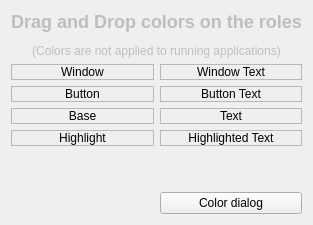
        <widget class="QWidget" name="Colors">
         <layout class="QGridLayout" name="gridLayout_11">
          <item row="1" column="0">
           <widget class="QLabel" name="role_window">
            <property name="acceptDrops">
             <bool>true</bool>
            </property>
            <property name="autoFillBackground">
             <bool>true</bool>
            </property>
            <property name="frameShape">
             <enum>QFrame::StyledPanel</enum>
            </property>
            <property name="text">
             <string>Window</string>
            </property>
            <property name="alignment">
             <set>Qt::AlignCenter</set>
            </property>
            <property name="margin">
             <number>8</number>
            </property>
            <property name="textInteractionFlags">
             <set>Qt::NoTextInteraction</set>
            </property>
           </widget>
          </item>
          <item row="1" column="1">
           <widget class="QLabel" name="role_windowText">
            <property name="acceptDrops">
             <bool>true</bool>
            </property>
            <property name="autoFillBackground">
             <bool>true</bool>
            </property>
            <property name="frameShape">
             <enum>QFrame::StyledPanel</enum>
            </property>
            <property name="text">
             <string>Window Text</string>
            </property>
            <property name="alignment">
             <set>Qt::AlignCenter</set>
            </property>
            <property name="margin">
             <number>8</number>
            </property>
            <property name="textInteractionFlags">
             <set>Qt::NoTextInteraction</set>
            </property>
           </widget>
          </item>
          <item row="2" column="0">
           <widget class="QLabel" name="role_button">
            <property name="acceptDrops">
             <bool>true</bool>
            </property>
            <property name="autoFillBackground">
             <bool>true</bool>
            </property>
            <property name="frameShape">
             <enum>QFrame::StyledPanel</enum>
            </property>
            <property name="text">
             <string>Button</string>
            </property>
            <property name="alignment">
             <set>Qt::AlignCenter</set>
            </property>
            <property name="margin">
             <number>8</number>
            </property>
            <property name="textInteractionFlags">
             <set>Qt::NoTextInteraction</set>
            </property>
           </widget>
          </item>
          <item row="2" column="1">
           <widget class="QLabel" name="role_buttonText">
            <property name="acceptDrops">
             <bool>true</bool>
            </property>
            <property name="autoFillBackground">
             <bool>true</bool>
            </property>
            <property name="frameShape">
             <enum>QFrame::StyledPanel</enum>
            </property>
            <property name="text">
             <string>Button Text</string>
            </property>
            <property name="alignment">
             <set>Qt::AlignCenter</set>
            </property>
            <property name="margin">
             <number>8</number>
            </property>
            <property name="textInteractionFlags">
             <set>Qt::NoTextInteraction</set>
            </property>
           </widget>
          </item>
          <item row="3" column="0">
           <widget class="QLabel" name="role_base">
            <property name="acceptDrops">
             <bool>true</bool>
            </property>
            <property name="autoFillBackground">
             <bool>true</bool>
            </property>
            <property name="frameShape">
             <enum>QFrame::StyledPanel</enum>
            </property>
            <property name="text">
             <string>Base</string>
            </property>
            <property name="alignment">
             <set>Qt::AlignCenter</set>
            </property>
            <property name="margin">
             <number>8</number>
            </property>
            <property name="textInteractionFlags">
             <set>Qt::NoTextInteraction</set>
            </property>
           </widget>
          </item>
          <item row="3" column="1">
           <widget class="QLabel" name="role_text">
            <property name="acceptDrops">
             <bool>true</bool>
            </property>
            <property name="autoFillBackground">
             <bool>true</bool>
            </property>
            <property name="frameShape">
             <enum>QFrame::StyledPanel</enum>
            </property>
            <property name="text">
             <string>Text</string>
            </property>
            <property name="alignment">
             <set>Qt::AlignCenter</set>
            </property>
            <property name="margin">
             <number>8</number>
            </property>
            <property name="textInteractionFlags">
             <set>Qt::NoTextInteraction</set>
            </property>
           </widget>
          </item>
          <item row="4" column="0">
           <widget class="QLabel" name="role_highlight">
            <property name="acceptDrops">
             <bool>true</bool>
            </property>
            <property name="autoFillBackground">
             <bool>true</bool>
            </property>
            <property name="frameShape">
             <enum>QFrame::StyledPanel</enum>
            </property>
            <property name="text">
             <string>Highlight</string>
            </property>
            <property name="alignment">
             <set>Qt::AlignCenter</set>
            </property>
            <property name="margin">
             <number>8</number>
            </property>
            <property name="textInteractionFlags">
             <set>Qt::NoTextInteraction</set>
            </property>
           </widget>
          </item>
          <item row="4" column="1">
           <widget class="QLabel" name="role_highlightedText">
            <property name="acceptDrops">
             <bool>true</bool>
            </property>
            <property name="autoFillBackground">
             <bool>true</bool>
            </property>
            <property name="frameShape">
             <enum>QFrame::StyledPanel</enum>
            </property>
            <property name="text">
             <string>Highlighted Text</string>
            </property>
            <property name="alignment">
             <set>Qt::AlignCenter</set>
            </property>
            <property name="margin">
             <number>8</number>
            </property>
            <property name="textInteractionFlags">
             <set>Qt::NoTextInteraction</set>
            </property>
           </widget>
          </item>
          <item row="0" column="0" colspan="2">
           <widget class="QLabel" name="label_67">
            <property name="enabled">
             <bool>false</bool>
            </property>
            <property name="text">
             <string>&lt;h2&gt;Drag and Drop colors on the roles&lt;/h2&gt;(Colors are not applied to running applications)</string>
            </property>
            <property name="alignment">
             <set>Qt::AlignCenter</set>
            </property>
           </widget>
          </item>
          <item row="6" column="0" colspan="2">
           <spacer name="verticalSpacer_10">
            <property name="orientation">
             <enum>Qt::Vertical</enum>
            </property>
            <property name="sizeHint" stdset="0">
             <size>
              <width>20</width>
              <height>40</height>
             </size>
            </property>
           </spacer>
          </item>
          <item row="7" column="1">
           <widget class="QPushButton" name="colorButton">
            <property name="text">
             <string>Color dialog</string>
            </property>
           </widget>
          </item>
         </layout>
        </widget>
